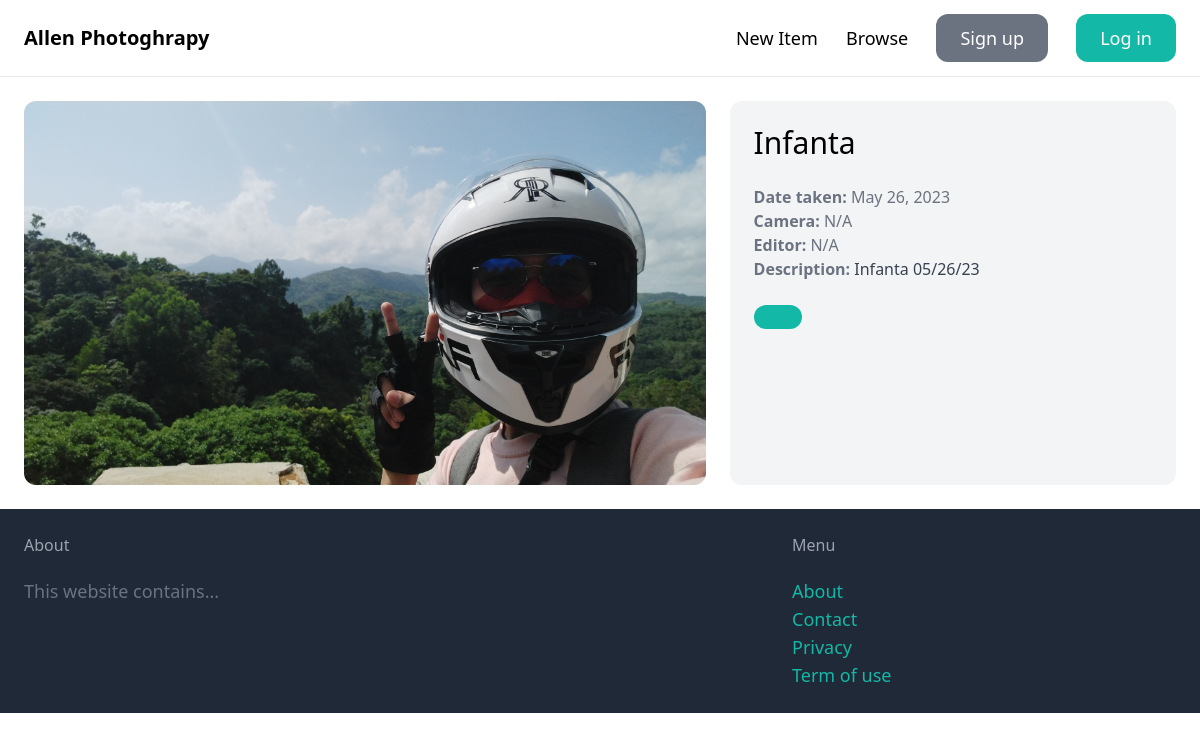
Screenshot of /items/2/ with the database file from the repository.
### item/models.py (models this page shows, shortened)
class Item(models.Model):
    category = models.ForeignKey(Category, related_name='items', on_delete=models.CASCADE)
    name = models.CharField(max_length=255)
    description = models.TextField(blank=True, null=True)
    date_taken = models.DateField(blank=True, null=True)
    camera_used = models.CharField(max_length=255, default='N/A')
    picture_editor_used = models.CharField(max_length=255, default='N/A')
    image = models.ImageField(upload_to='item_images', blank=True, null=True)
    created_by = models.ForeignKey(User, related_name='items', on_delete=models.CASCADE)
    created_at = models.DateTimeField(auto_now_add=True)

### item/views.py (the view)
# urls.py: path('<int:pk>/', views.detail, name='detail'),
def detail(request, pk):
    item = get_object_or_404(Item, pk=pk)
    return render(request, 'item/detail.html',{
        'item': item
    })

### item/templates/item/detail.html (shortened to what this page needs)
{% extends 'core/base.html' %}
{% block content%}
    <div class="grid grid-cols-5 gap-6">
        <div class="col-span-3">
            <img src="{{ item.image.url}}" class="rounded-xl">
        </div>
        <div class="col-span-2 p-6 bg-gray-100 rounded-xl">
            <h1 class="mb-6 text-3xl"> {{ item.name }} </h1>
            <p class="text-gray-500"><strong>Date taken: </strong>{{ item.date_taken }}</p>
            <p class="text-gray-500"><strong>Camera: </strong>{{ item.camera_used }}</p>
            <p class="text-gray-500"><strong>Editor: </strong>{{ item.picture_editor_used }}</p>
            {% if item.description %}
            <p class="text-gray-700"><strong class="text-gray-500">Description: </strong>{{ item.description }}<br></p>
            {% endif %}
            <a href="#" class="inline-block mt-6 px-6 py-3 text-lg font-semibold bg-teal-500 text-white hover:bg-teal-700 rounded-xl"></a>
        </div>
    </div>
{% endblock %}

### rows the page displays
Item: image (picture), name "Infanta", date_taken "May 26, 2023", camera_used "N/A", picture_editor_used "N/A", description "Infanta 05/26/23"
